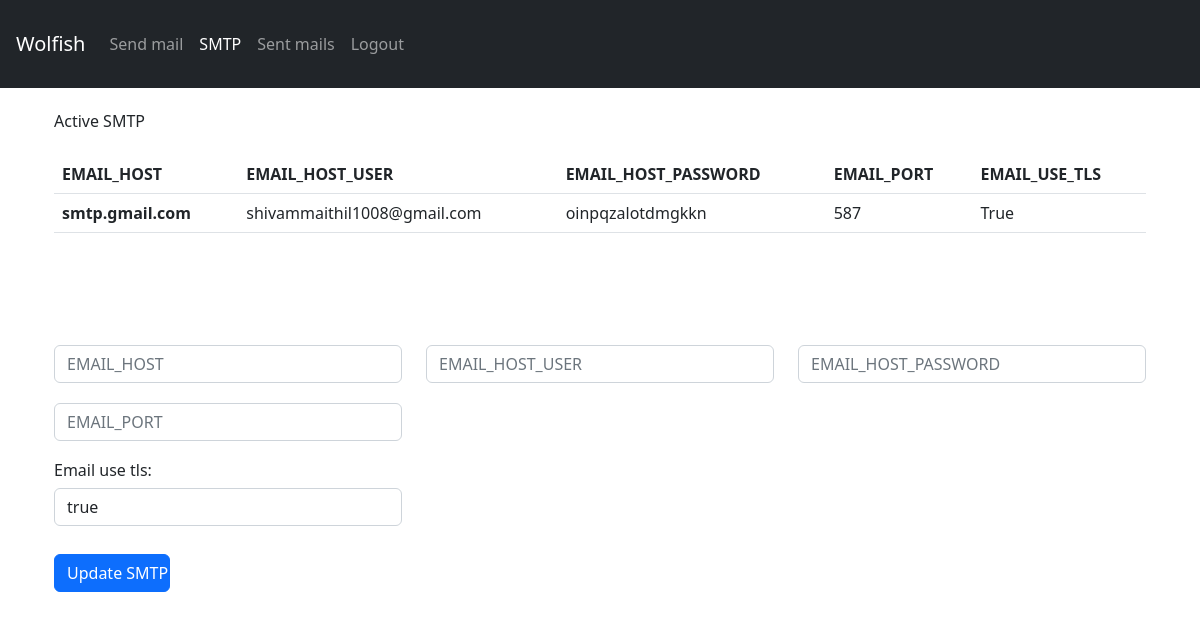
Before: /add-smtp/ (signed in) with the older database file.
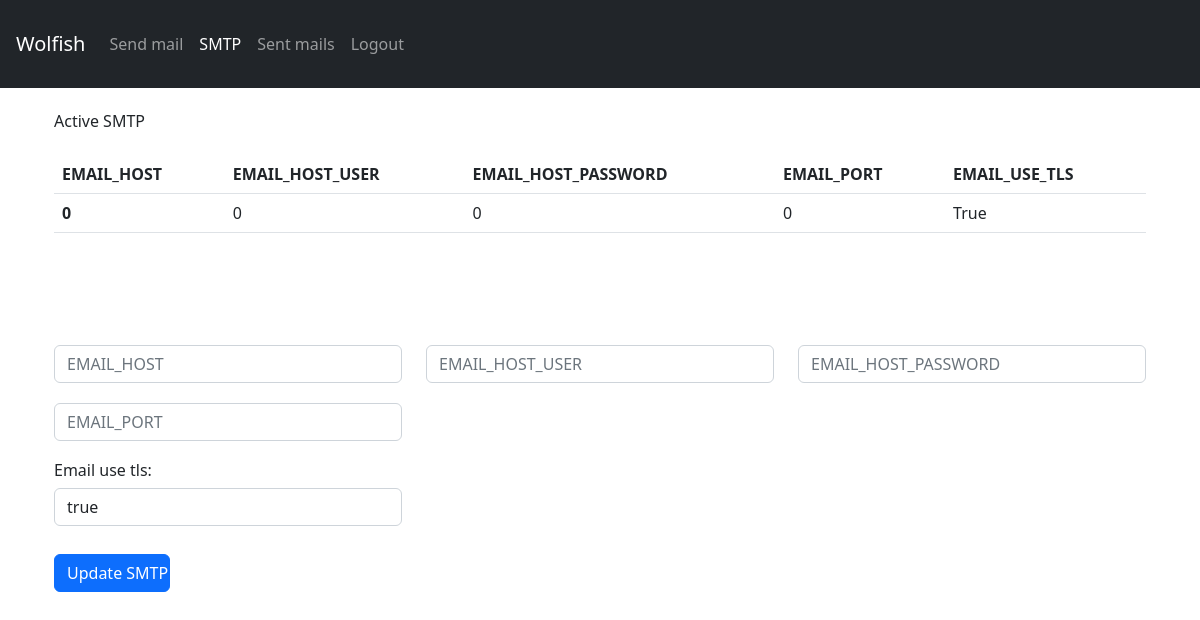
After: the same page with the newer database file.
### mailer/models.py (models this page shows, shortened)
class Backend(models.Model):
    email_host              = models.CharField(max_length=255, blank=True, null=True)
    email_host_user         = models.CharField(max_length=255, blank=True, null=True)
    email_host_password     = models.CharField(max_length=255, blank=True, null=True)
    email_port              = models.CharField(max_length=255, blank=True, null=True)
    email_use_tls           = models.BooleanField(default=False)

### mailer/views.py (the view)
# urls.py: path('add-smtp/', SenderAddView, name="add-sender-view"),
@ login_required(login_url='login/')
def SenderAddView(request):
    if request.method == "POST":
        form = AddSMTP(request.POST)
        if form.is_valid():
            try:
                email_host          = form.cleaned_data['email_host']
                email_host_user        = form.cleaned_data['email_host_user']
                email_host_password = form.cleaned_data['email_host_password']
                email_port          = form.cleaned_data['email_port']
                email_use_tls       = form.cleaned_data['email_use_tls']
                EMAIL_HOST = email_host.strip()
                EMAIL_HOST_USER = email_host_user.strip()
                EMAIL_HOST_PASSWORD = email_host_password.strip()
                EMAIL_PORT = int(email_port)
                bl = True
                if email_use_tls == 'true':
                    bl = True
                if email_use_tls == 'false':
                    bl = False
                Backend.objects.all().delete()
                Backend.objects.create(email_host=EMAIL_HOST, email_host_user=EMAIL_HOST_USER,
                                        email_host_password=EMAIL_HOST_PASSWORD, email_port=EMAIL_PORT,
                                        email_use_tls=bl)
                return render(request, 'response.html', {"response": "SMTP added successfuly"})
            except Exception as e:
                return render(request, 'response.html', {"response": e})
        else:
            return render(request, 'response.html', {"response": "Incorrect input format"})
    else:
        backend = Backend.objects.all()
        data = {}
        if len(backend) > 0:
            backend = backend[0]
            data = {'EMAIL_HOST': backend.email_host, 'EMAIL_HOST_USER': backend.email_host_user,
                    'EMAIL_HOST_PASSWORD': backend.email_host_password, 'EMAIL_PORT': backend.email_port,
                    'EMAIL_USE_TLS': backend.email_use_tls}
        else:
            data = {'EMAIL_HOST': None, 'EMAIL_HOST_USER': None,
                    'EMAIL_HOST_PASSWORD': None, 'EMAIL_PORT': None,
                    'EMAIL_USE_TLS': None}
        form = AddSMTP()
        return render(request, 'add-sender.html', {'form':form, 'data':data})

### mailer/forms.py
class AddSMTP(forms.Form):
    CHOICES = (
        ('true', 'true'),
        ('false', 'false')
    )
    email_host            = forms.CharField(required=True, widget=forms.TextInput(attrs={"placeholder":"EMAIL_HOST","class":"form-control",'style':'display:block; margin-bottom:20px'}))
    email_host_user       = forms.CharField(required=True, widget=forms.TextInput(attrs={"placeholder":"EMAIL_HOST_USER","class":"form-control",'style':'display:block; margin-bottom:4px'}))
    email_host_password   = forms.CharField(required=True, widget=forms.TextInput(attrs={"placeholder":"EMAIL_HOST_PASSWORD","class":"form-control",'style':'display:block; margin-bottom:4px'}))
    email_port            = forms.CharField(required=True, widget=forms.TextInput(attrs={"placeholder":"EMAIL_PORT","class":"form-control",'style':'display:block; margin-bottom:4px'}))
    email_use_tls         = forms.ChoiceField(required=True, choices=CHOICES, widget=forms.Select(attrs={"placeholder":"EMAIL_USE_TLS True/False","class":"form-control",'style':'display:block; margin-bottom:4px'}))

### templates/add-sender.html (shortened to what this page needs)
{% load static %}
{% include 'nav.html' %}
<div class="container p-4">
    <h6 class="mb-4">Active SMTP</h6>
    <section>
        <table class="table">
            <thead>
              <tr>
                <th scope="col">EMAIL_HOST</th>
                <th scope="col">EMAIL_HOST_USER</th>
                <th scope="col">EMAIL_HOST_PASSWORD</th>
                <th scope="col">EMAIL_PORT</th>
                <th scope="col">EMAIL_USE_TLS</th>
              </tr>
            </thead>
            <tbody>
              <tr>
                <th scope="row">{{ data.EMAIL_HOST }}</th>
                <td>{{ data.EMAIL_HOST_USER }}</td>
                <td>{{ data.EMAIL_HOST_PASSWORD }}</td>
                <td>{{ data.EMAIL_PORT }}</td>
                <td>{{ data.EMAIL_USE_TLS }}</td>
              </tr>
            </tbody>
        </table>
    </div>
<div class="container p-4">
<section>
<form method="POST" action="">
    <div class="row mb-3 mt-5">
        <div class="col-md-4 ">
            {{form.email_host}}
        </div>
        <div class="col-md-4 ">
                {{form.email_host_user}}
        </div>
        <div class="col-md-4 ">
                {{form.email_host_password}}
        </div>
        <div class="col-md-4 ">
            {{form.email_port}}
        </div>
    </div>
    <div class="row mb-2">
        <div class="col-md-4 ">
            <h6>
                {{form.email_use_tls.label}}:
            </h6>
            {{form.email_use_tls}}
    </div>
    </div>
    <div class="row  mt-4">
        <div class="col-md-4">
            <input class="btn btn-primary col-md-4" type="submit" name="submit" value="Update SMTP" >
        </div>
    </div>
</form>
</section>
</div>

Changed rows visible on the page:
removed Backend: EMAIL_HOST "smtp.gmail.com", EMAIL_HOST_USER "shivammaithil1008@gmail.com", EMAIL_HOST_PASSWORD "oinpqzalotdmgkkn", EMAIL_PORT "587"
Other visible differences:
{{ data.EMAIL_HOST }}: (not shown) → "0"
{{ data.EMAIL_HOST_USER }}: (not shown) → "0"
{{ data.EMAIL_HOST_PASSWORD }}: (not shown) → "0"
{{ data.EMAIL_PORT }}: (not shown) → "0"
